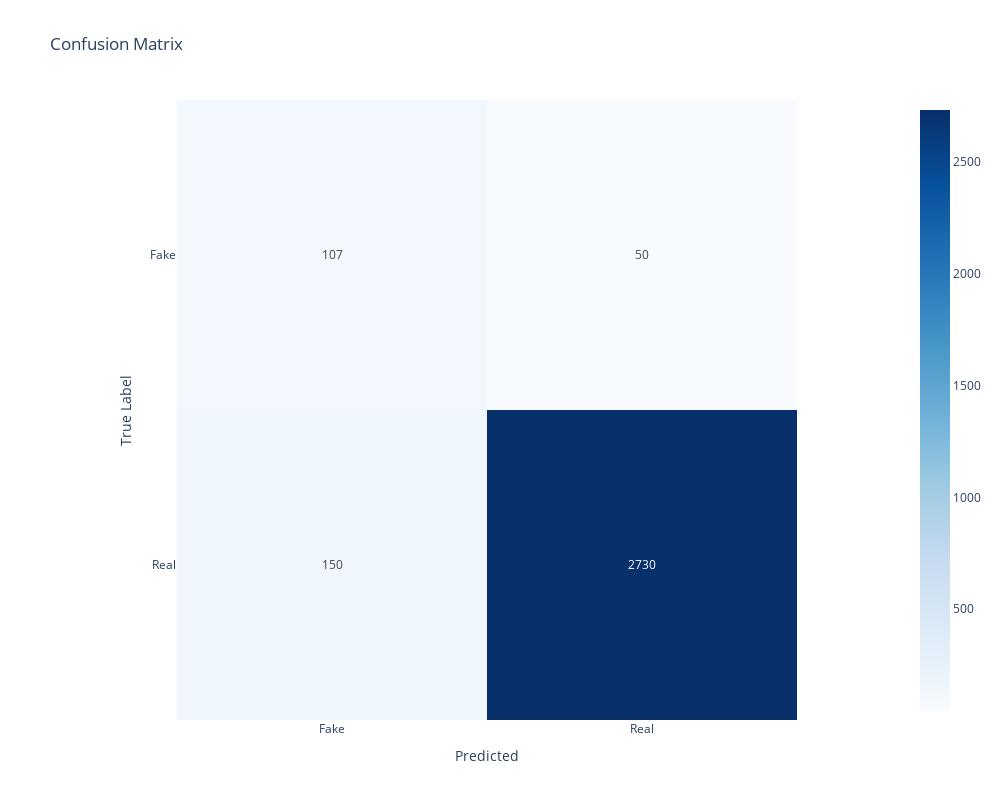

Notebook source saved alongside this figure:
### Markdown cell above
### <u>Naive Bayes</u>

### Code cell
# Instanciate a Naive Bayes gaussian class object
naive_bayes_model = GaussianNB()

# Fit the model to the training data
naive_bayes_model.fit(X_train.toarray(), y_train)

# Predictions on the test data
y_pred_NB = naive_bayes_model.predict(X_test.toarray())

# Display the classification report and confusion matrix
report(y_test, y_pred_NB, class_labels)

### Figure 1 — Plotly figure (JSON) as saved in the notebook; plotly's stock layout.template omitted (floating-point values rounded to 4 significant figures)
{"data": [{"coloraxis": "coloraxis", "hovertemplate": "Predicted: %{x}<br>True Label: %{y}<br>color: %{z}<extra></extra>", "name": "0", "texttemplate": "%{z}", "type": "heatmap", "x": ["Fake", "Real"], "xaxis": "x", "y": ["Fake", "Real"], "yaxis": "y", "z": [[107, 50], [150, 2730]]}], "layout": {"coloraxis": {"colorscale": [[0, "rgb(247,251,255)"], [0.125, "rgb(222,235,247)"], [0.25, "rgb(198,219,239)"], [0.375, "rgb(158,202,225)"], [0.5, "rgb(107,174,214)"], [0.625, "rgb(66,146,198)"], [0.75, "rgb(33,113,181)"], [0.875, "rgb(8,81,156)"], [1, "rgb(8,48,107)"]]}, "height": 800, "title": {"text": "Confusion Matrix"}, "width": 1000, "xaxis": {"anchor": "y", "constrain": "domain", "domain": [0, 1], "scaleanchor": "y", "title": {"text": "Predicted"}}, "yaxis": {"anchor": "x", "autorange": "reversed", "constrain": "domain", "domain": [0, 1], "title": {"text": "True Label"}}}}
